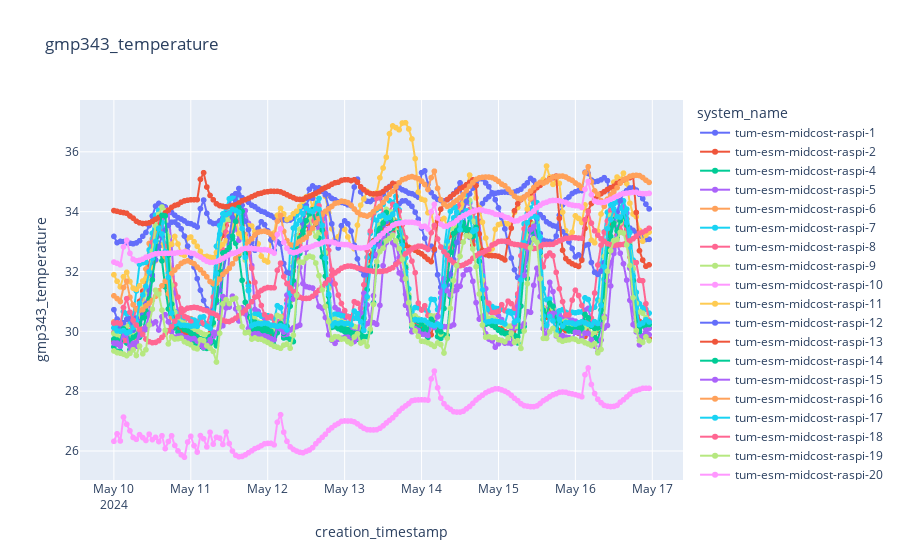

Notebook code for this chart:
### Code cell
plot_sensor_measurement(df,sensor_id,col_name="gmp343_temperature",filter=filter)

### Figure 1 — Plotly figure (JSON) as saved in the notebook; plotly's stock layout.template omitted (floating-point values rounded to 4 significant figures; data arrays with more than 128 entries replaced by an {"elided": "..."} marker saying what was removed)
{"data": [{"hovertemplate": "system_name=tum-esm-midcost-raspi-1<br>creation_timestamp=%{x}<br>gmp343_temperature=%{y}<extra></extra>", "legendgroup": "tum-esm-midcost-raspi-1", "line": {"color": "#636efa", "dash": "solid"}, "marker": {"symbol": "circle"}, "mode": "lines+markers", "name": "tum-esm-midcost-raspi-1", "showlegend": true, "type": "scattergl", "x": {"elided": "168 str values"}, "xaxis": "x", "y": {"elided": "168 float values"}, "yaxis": "y"}, {"hovertemplate": "system_name=tum-esm-midcost-raspi-2<br>creation_timestamp=%{x}<br>gmp343_temperature=%{y}<extra></extra>", "legendgroup": "tum-esm-midcost-raspi-2", "line": {"color": "#EF553B", "dash": "solid"}, "marker": {"symbol": "circle"}, "mode": "lines+markers", "name": "tum-esm-midcost-raspi-2", "showlegend": true, "type": "scattergl", "x": {"elided": "168 str values"}, "xaxis": "x", "y": {"elided": "168 float values"}, "yaxis": "y"}, {"hovertemplate": "system_name=tum-esm-midcost-raspi-4<br>creation_timestamp=%{x}<br>gmp343_temperature=%{y}<extra></extra>", "legendgroup": "tum-esm-midcost-raspi-4", "line": {"color": "#00cc96", "dash": "solid"}, "marker": {"symbol": "circle"}, "mode": "lines+markers", "name": "tum-esm-midcost-raspi-4", "showlegend": true, "type": "scattergl", "x": {"elided": "168 str values"}, "xaxis": "x", "y": {"elided": "168 float values"}, "yaxis": "y"}, {"hovertemplate": "system_name=tum-esm-midcost-raspi-5<br>creation_timestamp=%{x}<br>gmp343_temperature=%{y}<extra></extra>", "legendgroup": "tum-esm-midcost-raspi-5", "line": {"color": "#ab63fa", "dash": "solid"}, "marker": {"symbol": "circle"}, "mode": "lines+markers", "name": "tum-esm-midcost-raspi-5", "showlegend": true, "type": "scattergl", "x": {"elided": "168 str values"}, "xaxis": "x", "y": {"elided": "168 float values"}, "yaxis": "y"}, {"hovertemplate": "system_name=tum-esm-midcost-raspi-6<br>creation_timestamp=%{x}<br>gmp343_temperature=%{y}<extra></extra>", "legendgroup": "tum-esm-midcost-raspi-6", "line": {"color": "#FFA15A", "dash": "solid"}, "marker": {"symbol": "circle"}, "mode": "lines+markers", "name": "tum-esm-midcost-raspi-6", "showlegend": true, "type": "scattergl", "x": ["2024-05-10T00:00:00+00:00", "2024-05-10T01:00:00+00:00", "2024-05-10T02:00:00+00:00", "2024-05-10T03:00:00+00:00", "2024-05-10T04:00:00+00:00", "2024-05-10T05:00:00+00:00", "2024-05-10T06:00:00+00:00", "2024-05-10T07:00:00+00:00", "2024-05-10T08:00:00+00:00", "2024-05-10T09:00:00+00:00", "2024-05-10T10:00:00+00:00", "2024-05-10T11:00:00+00:00", "2024-05-10T12:00:00+00:00", "2024-05-10T13:00:00+00:00", "2024-05-10T14:00:00+00:00", "2024-05-10T15:00:00+00:00", "2024-05-10T16:00:00+00:00", "2024-05-10T17:00:00+00:00", "2024-05-10T18:00:00+00:00", "2024-05-10T19:00:00+00:00", "2024-05-10T20:00:00+00:00", "2024-05-10T21:00:00+00:00", "2024-05-10T22:00:00+00:00", "2024-05-10T23:00:00+00:00", "2024-05-11T00:00:00+00:00", "2024-05-11T01:00:00+00:00"], "xaxis": "x", "y": [30.31, 30.24, 30.23, 30.66, 30.59, 30.27, 30.15, 29.64, 30.14, 31.09, 32.08, 32.94, 33.09, 33.25, 33.36, 33.38, 32.5, 31.26, 30.45, 30.47, 30.53, 30.46, 30.41, 30.44, 30.42, 30.37], "yaxis": "y"}, {"hovertemplate": "system_name=tum-esm-midcost-raspi-7<br>creation_timestamp=%{x}<br>gmp343_temperature=%{y}<extra></extra>", "legendgroup": "tum-esm-midcost-raspi-7", "line": {"color": "#19d3f3", "dash": "solid"}, "marker": {"symbol": "circle"}, "mode": "lines+markers", "name": "tum-esm-midcost-raspi-7", "showlegend": true, "type": "scattergl", "x": {"elided": "168 str values"}, "xaxis": "x", "y": {"elided": "168 float values"}, "yaxis": "y"}, {"hovertemplate": "system_name=tum-esm-midcost-raspi-8<br>creation_timestamp=%{x}<br>gmp343_temperature=%{y}<extra></extra>", "legendgroup": "tum-esm-midcost-raspi-8", "line": {"color": "#FF6692", "dash": "solid"}, "marker": {"symbol": "circle"}, "mode": "lines+markers", "name": "tum-esm-midcost-raspi-8", "showlegend": true, "type": "scattergl", "x": {"elided": "168 str values"}, "xaxis": "x", "y": {"elided": "168 float values"}, "yaxis": "y"}, {"hovertemplate": "system_name=tum-esm-midcost-raspi-9<br>creation_timestamp=%{x}<br>gmp343_temperature=%{y}<extra></extra>", "legendgroup": "tum-esm-midcost-raspi-9", "line": {"color": "#B6E880", "dash": "solid"}, "marker": {"symbol": "circle"}, "mode": "lines+markers", "name": "tum-esm-midcost-raspi-9", "showlegend": true, "type": "scattergl", "x": {"elided": "168 str values"}, "xaxis": "x", "y": {"elided": "168 float values"}, "yaxis": "y"}, {"hovertemplate": "system_name=tum-esm-midcost-raspi-10<br>creation_timestamp=%{x}<br>gmp343_temperature=%{y}<extra></extra>", "legendgroup": "tum-esm-midcost-raspi-10", "line": {"color": "#FF97FF", "dash": "solid"}, "marker": {"symbol": "circle"}, "mode": "lines+markers", "name": "tum-esm-midcost-raspi-10", "showlegend": true, "type": "scattergl", "x": {"elided": "168 str values"}, "xaxis": "x", "y": {"elided": "168 float values"}, "yaxis": "y"}, {"hovertemplate": "system_name=tum-esm-midcost-raspi-11<br>creation_timestamp=%{x}<br>gmp343_temperature=%{y}<extra></extra>", "legendgroup": "tum-esm-midcost-raspi-11", "line": {"color": "#FECB52", "dash": "solid"}, "marker": {"symbol": "circle"}, "mode": "lines+markers", "name": "tum-esm-midcost-raspi-11", "showlegend": true, "type": "scattergl", "x": {"elided": "168 str values"}, "xaxis": "x", "y": {"elided": "168 float values"}, "yaxis": "y"}, {"hovertemplate": "system_name=tum-esm-midcost-raspi-12<br>creation_timestamp=%{x}<br>gmp343_temperature=%{y}<extra></extra>", "legendgroup": "tum-esm-midcost-raspi-12", "line": {"color": "#636efa", "dash": "solid"}, "marker": {"symbol": "circle"}, "mode": "lines+markers", "name": "tum-esm-midcost-raspi-12", "showlegend": true, "type": "scattergl", "x": {"elided": "168 str values"}, "xaxis": "x", "y": {"elided": "168 float values"}, "yaxis": "y"}, {"hovertemplate": "system_name=tum-esm-midcost-raspi-13<br>creation_timestamp=%{x}<br>gmp343_temperature=%{y}<extra></extra>", "legendgroup": "tum-esm-midcost-raspi-13", "line": {"color": "#EF553B", "dash": "solid"}, "marker": {"symbol": "circle"}, "mode": "lines+markers", "name": "tum-esm-midcost-raspi-13", "showlegend": true, "type": "scattergl", "x": {"elided": "168 str values"}, "xaxis": "x", "y": {"elided": "168 float values"}, "yaxis": "y"}, {"hovertemplate": "system_name=tum-esm-midcost-raspi-14<br>creation_timestamp=%{x}<br>gmp343_temperature=%{y}<extra></extra>", "legendgroup": "tum-esm-midcost-raspi-14", "line": {"color": "#00cc96", "dash": "solid"}, "marker": {"symbol": "circle"}, "mode": "lines+markers", "name": "tum-esm-midcost-raspi-14", "showlegend": true, "type": "scattergl", "x": {"elided": "168 str values"}, "xaxis": "x", "y": {"elided": "168 float values"}, "yaxis": "y"}, {"hovertemplate": "system_name=tum-esm-midcost-raspi-15<br>creation_timestamp=%{x}<br>gmp343_temperature=%{y}<extra></extra>", "legendgroup": "tum-esm-midcost-raspi-15", "line": {"color": "#ab63fa", "dash": "solid"}, "marker": {"symbol": "circle"}, "mode": "lines+markers", "name": "tum-esm-midcost-raspi-15", "showlegend": true, "type": "scattergl", "x": {"elided": "168 str values"}, "xaxis": "x", "y": {"elided": "168 float values"}, "yaxis": "y"}, {"hovertemplate": "system_name=tum-esm-midcost-raspi-16<br>creation_timestamp=%{x}<br>gmp343_temperature=%{y}<extra></extra>", "legendgroup": "tum-esm-midcost-raspi-16", "line": {"color": "#FFA15A", "dash": "solid"}, "marker": {"symbol": "circle"}, "mode": "lines+markers", "name": "tum-esm-midcost-raspi-16", "showlegend": true, "type": "scattergl", "x": {"elided": "168 str values"}, "xaxis": "x", "y": {"elided": "168 float values"}, "yaxis": "y"}, {"hovertemplate": "system_name=tum-esm-midcost-raspi-17<br>creation_timestamp=%{x}<br>gmp343_temperature=%{y}<extra></extra>", "legendgroup": "tum-esm-midcost-raspi-17", "line": {"color": "#19d3f3", "dash": "solid"}, "marker": {"symbol": "circle"}, "mode": "lines+markers", "name": "tum-esm-midcost-raspi-17", "showlegend": true, "type": "scattergl", "x": {"elided": "168 str values"}, "xaxis": "x", "y": {"elided": "168 float values"}, "yaxis": "y"}, {"hovertemplate": "system_name=tum-esm-midcost-raspi-18<br>creation_timestamp=%{x}<br>gmp343_temperature=%{y}<extra></extra>", "legendgroup": "tum-esm-midcost-raspi-18", "line": {"color": "#FF6692", "dash": "solid"}, "marker": {"symbol": "circle"}, "mode": "lines+markers", "name": "tum-esm-midcost-raspi-18", "showlegend": true, "type": "scattergl", "x": {"elided": "168 str values"}, "xaxis": "x", "y": {"elided": "168 float values"}, "yaxis": "y"}, {"hovertemplate": "system_name=tum-esm-midcost-raspi-19<br>creation_timestamp=%{x}<br>gmp343_temperature=%{y}<extra></extra>", "legendgroup": "tum-esm-midcost-raspi-19", "line": {"color": "#B6E880", "dash": "solid"}, "marker": {"symbol": "circle"}, "mode": "lines+markers", "name": "tum-esm-midcost-raspi-19", "showlegend": true, "type": "scattergl", "x": {"elided": "168 str values"}, "xaxis": "x", "y": {"elided": "168 float values"}, "yaxis": "y"}, {"hovertemplate": "system_name=tum-esm-midcost-raspi-20<br>creation_timestamp=%{x}<br>gmp343_temperature=%{y}<extra></extra>", "legendgroup": "tum-esm-midcost-raspi-20", "line": {"color": "#FF97FF", "dash": "solid"}, "marker": {"symbol": "circle"}, "mode": "lines+markers", "name": "tum-esm-midcost-raspi-20", "showlegend": true, "type": "scattergl", "x": {"elided": "168 str values"}, "xaxis": "x", "y": {"elided": "168 float values"}, "yaxis": "y"}], "layout": {"legend": {"title": {"text": "system_name"}, "tracegroupgap": 0}, "title": {"text": "gmp343_temperature"}, "xaxis": {"anchor": "y", "domain": [0, 1], "title": {"text": "creation_timestamp"}}, "yaxis": {"anchor": "x", "domain": [0, 1], "title": {"text": "gmp343_temperature"}}}}
